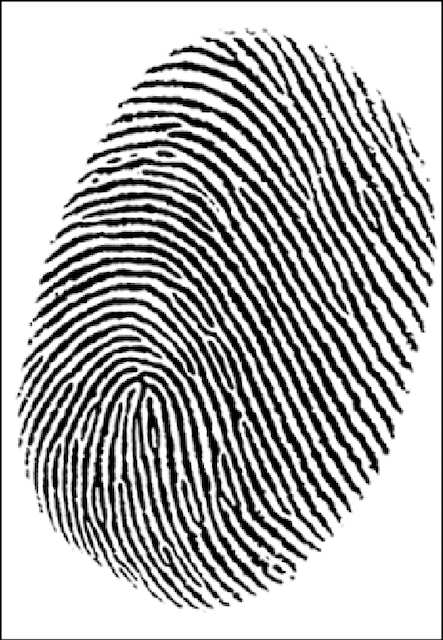
#> input picture testimage.png, 443 x 640 px
$ python test2.py   (older library calls are emulated)
#> lines starting #> are read from the running program, lines starting #| are printed output that depends on the picture; after the words box and inside, x2 and y2 are one past the last pixel; in counts of white or black regions, pixels touching at a corner belong together
import numpy
import cv2
import cv2
import numpy as np
from math import pi
import matplotlib as mpl
mpl.use('Agg')
import scipy as sp

import matplotlib.pyplot as plt
#from Normalisation import *
#from poincare_index import *
#from direction_field import *
import pandas as pd
#from openpyxl.workbook import Workbook
#from LSE import *
w1 = 16
I_3 = cv2.imread("testimage.png")
#> I_3 is the input picture: shape (640, 443, 3); mean B, G, R 178.9, 178.9, 178.9
#Read the image
I_2 = cv2.imread("testimage.png")
#I = cv2.cvtColor(I_2, cv2.COLOR_BGR2GRAY)


I_2 = cv2.cvtColor(I_2, cv2.COLOR_BGR2GRAY)
kernel = cv2.getStructuringElement(cv2.MORPH_ELLIPSE,(3,3))
I = cv2.dilate(I_2,kernel,iterations = 1)


G = cv2.GaussianBlur(I,(5,5),0)

#Sobel Operator
Gx = cv2.Sobel(G,cv2.CV_64F,1,0,ksize=3)
Gy = cv2.Sobel(G,cv2.CV_64F,0,1,ksize=3)


J1 = 2*(np.multiply(Gx, Gy))
J2 = np.multiply(Gx, Gx) - np.multiply(Gy, Gy)
J3 = np.multiply(Gx, Gx) + np.multiply(Gy, Gy)

Gradient = np.sqrt(J3)

anisotropy_filter = np.ones((16,16))
sigma_J1 = cv2.filter2D(J1,-1,anisotropy_filter)
sigma_J2 = cv2.filter2D(J2,-1,anisotropy_filter)
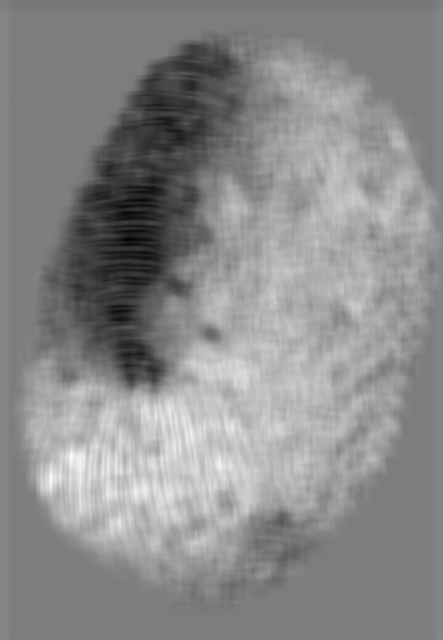
#> sigma_J2: shape (640, 443) float64; min -31384416, max 32299312, mean 3204569.5; drawn with min black and max white
sigma_J3 = cv2.filter2D(J3,-1,anisotropy_filter)

anisotropy_filter_0 = np.ones((10,10))
sigma_J3_0 = cv2.filter2D(J3,-1,anisotropy_filter_0)
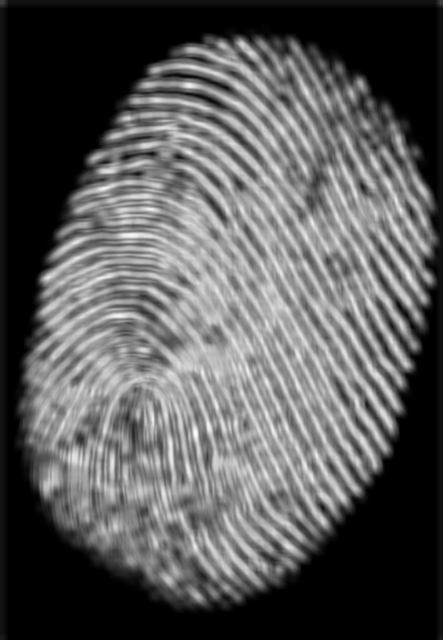
#> sigma_J3_0: shape (640, 443) float64; min -6.52e-09, max 15527962, mean 5410706.9; drawn with min black and max white

cv2.imshow('i',sigma_J3)
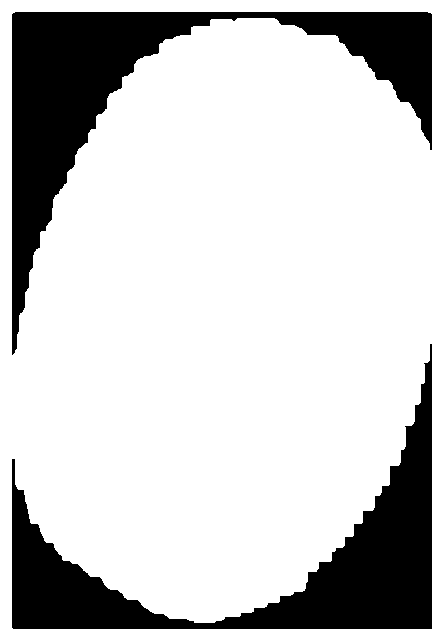
#> window 'i': shape (640, 443); 79% white; 2 black regions, box (x1, y1, x2, y2) and area: (12, 12, 432, 355) 30860, (12, 344, 432, 629) 28669
cv2.waitKey(0)


theta_bar = 0.5 * np.arctan(np.divide(sigma_J1, sigma_J2))
for i,j in np.argwhere(sigma_J2 == 0):
	if (sigma_J1[i,j] > 0):
		theta_bar[i,j] = 0.25*pi
	elif (sigma_J1[i,j] < 0):
		theta_bar[i,j] = (-0.25)*pi
	else:
		theta_bar[i,j] = 0
#> this loop made 5617 passes
#> (i, j) on passes 1 to 3: (13, 320), (13, 387), (14, 252)
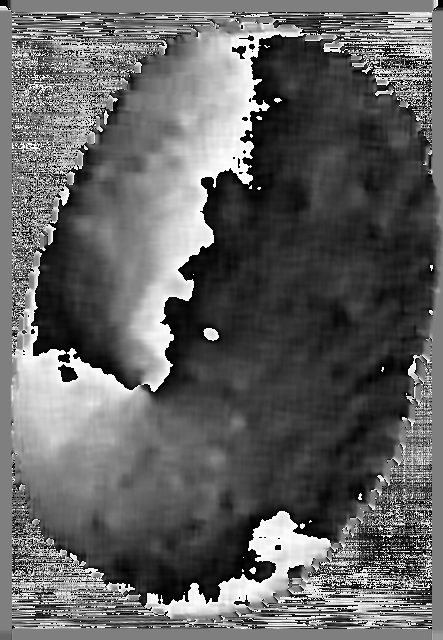
#> theta_bar: shape (640, 443) float64; min -0.785, max 0.785, mean -0.173; drawn with min black and max white

theta_dash = (pi/2) + theta_bar

gt = 0.10
Grad_max = np.amax(Gradient)
#> Grad_max = 620.4
Grad_min = np.amin(Gradient)
#> Grad_min = 0

Gth = gt * (abs(Grad_max) - abs(Grad_min)) + abs(Grad_min)
#> Gth = 62.04
## threshold matrix

block_coherence = np.sqrt(np.multiply(sigma_J1, sigma_J1) + np.multiply(sigma_J2, sigma_J2))
block_coherence = np.divide(block_coherence, sigma_J3)
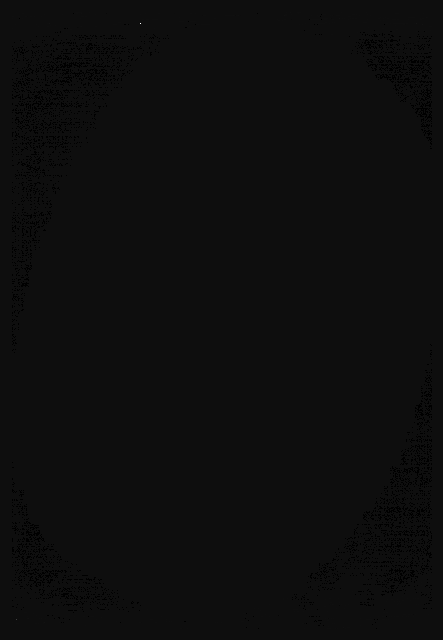
#> block_coherence: shape (640, 443) float64; 3.02% of the values are NaN or infinite; the others: min -2185.8, max 35149.7, mean 0.95; drawn with min black, max white, NaN and infinite black
for i,j in np.argwhere(sigma_J3 < Gth*Gth*(w1*w1)):
	block_coherence[i,j] = (-1)
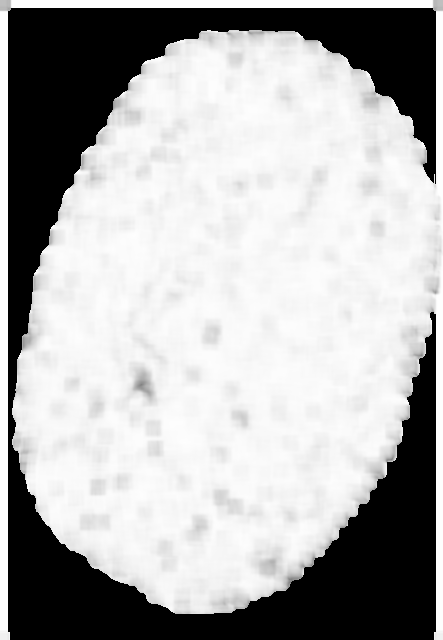
#> block_coherence: shape (640, 443) float64; min -1, max 1, mean 0.361; drawn with min black and max white

a = np.zeros(sigma_J1.shape)
for i,j in np.argwhere(block_coherence > 0):
	a[i,j] = 1
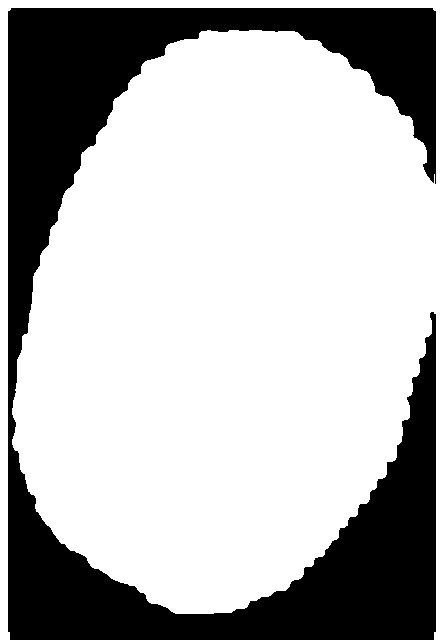
#> a: shape (640, 443) float64; values 0 (black) and 1 (white), 71.3% white; 1 black region, box (x1, y1, x2, y2) and area: (8, 8, 436, 640) 81256

for i,j in np.argwhere(block_coherence < 0):
	a[i,j] = -1


cv2.imshow('i0>1', block_coherence)
cv2.waitKey(0)


cv2.imshow('i+1neg-1', a)
cv2.waitKey(0)

# sobel operator to find x and y gradient
#> (the run stopped early here; a loop or call above may not have finished)

$ run again, with test.png copied over testimage.png
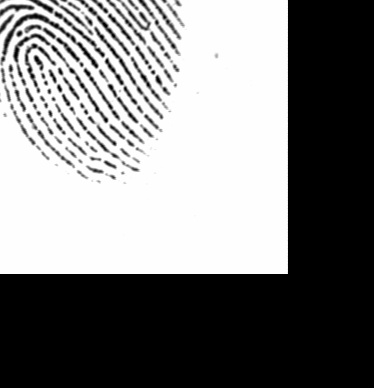
#> input picture test.png, 374 x 388 px
#> I_3 is the input picture: shape (388, 374, 3); min 0, max 254, mean 126.7
#> `theta_bar = 0.5 * np.arctan(np.divide(sigma_J1, sigma_J2))`:
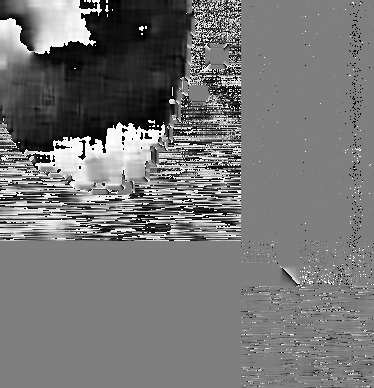
#> theta_bar: shape (388, 374) float64; 0.11% of the values are NaN or infinite; the others: min -0.785, max 0.785, mean -0.0543; drawn with min black, max white, NaN and infinite black
#> the loop `for i,j in np.argwhere(sigma_J2 == 0):` made 1447 passes
#> (i, j) on passes 2 to 4: (0, 198), (0, 229), (0, 236)
#> Grad_max = 636.4
#> Grad_min = 0
#> Gth = 63.64
#> after the loop `for i,j in np.argwhere(block_coherence > 0):`:
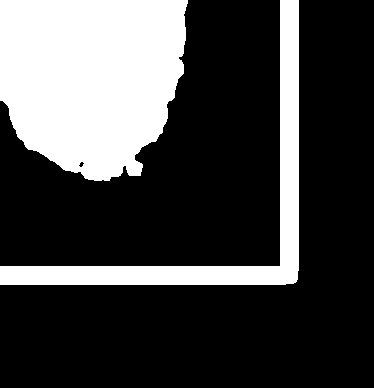
#> a: shape (388, 374) float64; values 0 (black) and 1 (white), 26.6% white; 2 white regions, box (x1, y1, x2, y2) and area: (0, 0, 188, 181) 27890, (0, 0, 299, 285) 10701
